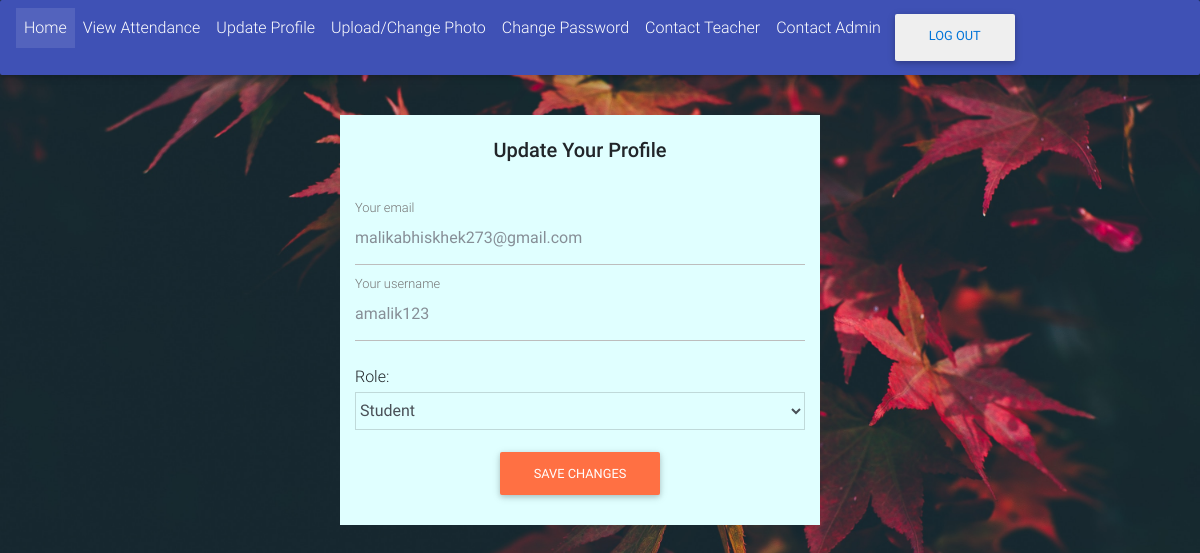
/updateprofile_teacher.php (signed in), run on the app's committed database.
### tables this page shows
CREATE TABLE `users` (
  `no` bigint(20) NOT NULL,
  `name` text NOT NULL,
  `email` text NOT NULL,
  `username` text NOT NULL,
  `password` text NOT NULL,
  `role` text NOT NULL,
  `college` text NOT NULL,
  `photo` blob NOT NULL
);

### updateprofile_teacher.php (the view, shortened to what this page needs)
<?php
include("connection.php");
?>
<!DOCTYPE html>
<html lang="en">
<head>
    <link rel="stylesheet" href="https://maxcdn.bootstrapcdn.com/font-awesome/4.7.0/css/font-awesome.min.css">
    <link href="css/bootstrap.min.css" rel="stylesheet">
    <link href="css/mdb.min.css" rel="stylesheet">
    <link href="css/style.css" rel="stylesheet">
</head>
<body>
     <?php
    $query="select role from users where no='".$_COOKIE['id']."' ";
    $result=mysqli_query($link,$query);
    $result=mysqli_fetch_array($result);
    if($result[0]=="Student")
        include("navbarstudent.php");
    else
        include("navbarteacher.php");
    $query="select * from users where no='".$_COOKIE['id']."' ";
    if(!$result=mysqli_query($link,$query))
        echo "Error in identifying user";
    else
        $row=mysqli_fetch_array($result);
    ?>
    <div class="container">
        <br>
    <form method="get">
    <p class="h5 text-center mb-4">Update Your Profile </p>
        <br>
    <div class="md-form">
        <input type="email" id="email" class="form-control" name="email" placeholder="<?php echo $row[2] ;?>">
        <label for="email">Your email</label>
    </div>
    <div class="md-form">
        <input type="text" id="username" class="form-control" name="username" placeholder="<?php echo $row[3] ;?>">
        <label for="username">Your username</label>
    </div>
        Role:
    <select class="mdb-select form-control" name="role">
    <option><?php echo $row[5]; ?></option>
</select>
    <div class="text-center">
        <button class="btn btn-deep-orange" type="submit" name="submit">Save Changes</button>
    </div>
</form>
        <br>
        </div>
</body>
</html>

### updateprofile_teacher.php (style rules this page uses)
html { background: url(images/annie-spratt-419273.jpg) no-repeat center center fixed; -webkit-background-size: cover; -moz-background-size: cover; -o-background-size: cover; background-size: cover; }
body { background: none; }
.container { background-color: lightcyan; margin: 40px; width: 40%; position: relative; left: 300px; }

### data on the page
users: email "malikabhiskhek273@gmail.com", username "amalik123", role "Student"
